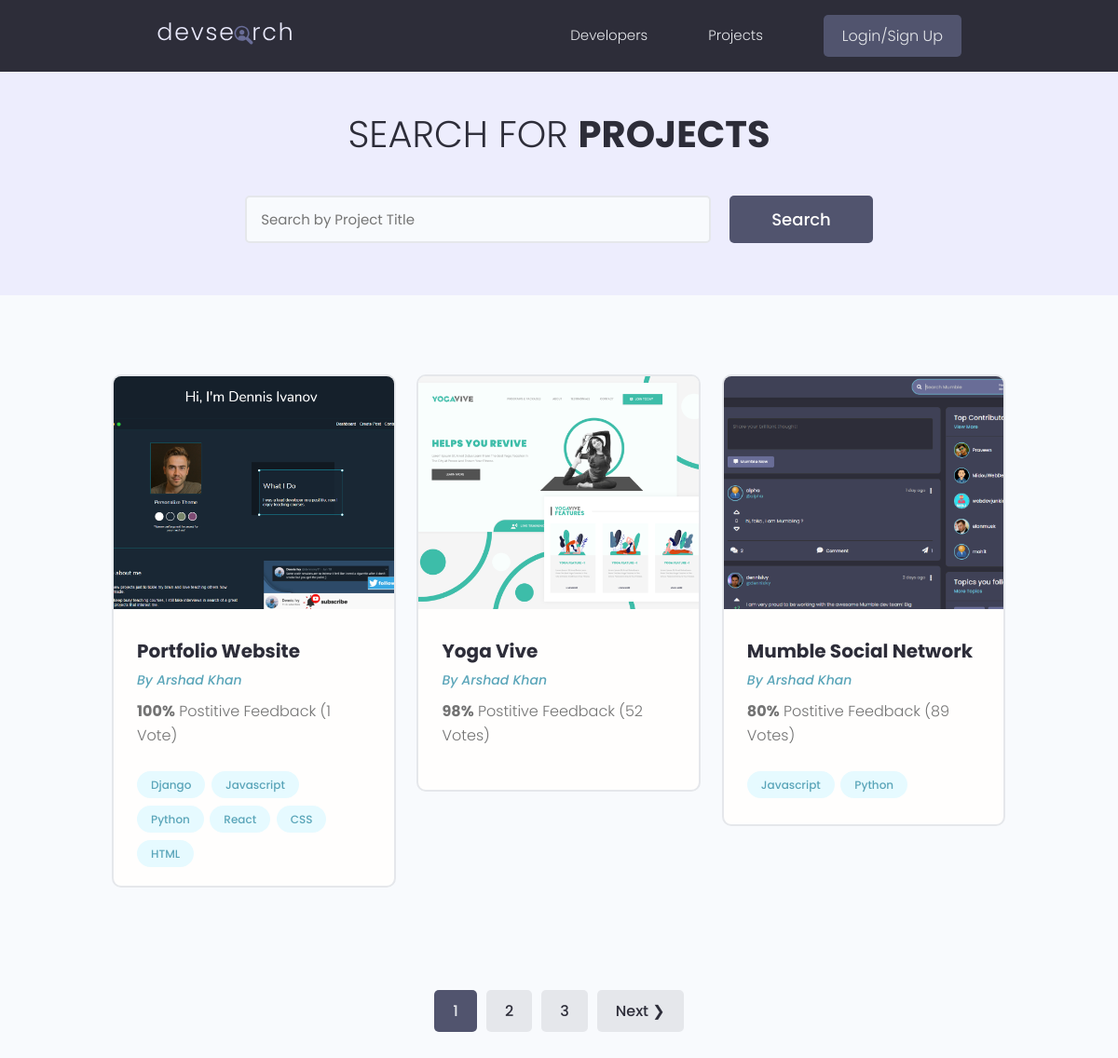
/projects/, run on the app's committed database.
### projects/models.py (models this page shows, shortened)
class Project(models.Model):
    owner = models.ForeignKey(Profile, null=True, blank=True, on_delete=models.CASCADE)
    title = models.CharField(max_length=200)
    description = models.TextField(null=True, blank=True)
    featured_image = models.ImageField(null=True, blank=True, default="default.jpg")
    demo_link = models.CharField(max_length=2000, null=True, blank=True)
    source_link = models.CharField(max_length=2000, null=True, blank=True)
    tags = models.ManyToManyField('Tag', blank=True)
    vote_total = models.IntegerField(default=0, null=True, blank=True)
    vote_ratio = models.IntegerField(default=0, null=True, blank=True)
    created = models.DateTimeField(auto_now_add=True)
    id = models.UUIDField(default=uuid.uuid4, unique=True,
                          primary_key=True, editable=False)
    class Meta:
        ordering = ['-vote_ratio','-vote_total','title']

class Tag(models.Model):
    name = models.CharField(max_length=200)
    created = models.DateTimeField(auto_now_add=True)
    id = models.UUIDField(default=uuid.uuid4, unique=True,
                          primary_key=True, editable=False)
    def __str__(self):
        return self.name

### users/models.py (models this page shows, shortened)
class Profile(models.Model):
    user = models.OneToOneField(
        User, on_delete=models.CASCADE, null=True, blank=True)
    name = models.CharField(max_length=200, blank=True, null=True)
    email = models.EmailField(max_length=500, blank=True, null=True)
    username = models.CharField(max_length=200, blank=True, null=True)
    location = models.CharField(max_length=200, blank=True, null=True)
    short_intro = models.CharField(max_length=200, blank=True, null=True)
    bio = models.TextField(blank=True, null=True)
    profile_image = models.ImageField(
        null=True, blank=True, upload_to='profiles/', default="profiles/user-default.png")
    social_github = models.CharField(max_length=200, blank=True, null=True)
    social_twitter = models.CharField(max_length=200, blank=True, null=True)
    social_linkedin = models.CharField(max_length=200, blank=True, null=True)
    social_youtube = models.CharField(max_length=200, blank=True, null=True)
    social_website = models.CharField(max_length=200, blank=True, null=True)
    created = models.DateTimeField(auto_now_add=True)
    id = models.UUIDField(default=uuid.uuid4, unique=True,
                          primary_key=True, editable=False)
    class Meta:
        ordering = ['created']

### projects/views.py (the view)
# urls.py: path('projects/', include('projects.urls')),
def projects(request):
    projects, search_query = searchProjects(request)
    custom_range, projects = paginateProjects(request, projects, 3)
    context = {
        'projects' : projects,
        'search_query' : search_query,
        'custom_range' : custom_range
    }
    return render(request, 'projects/projects.html', context)

### projects/utils.py (called while the page is built)
def paginateProjects(request, projects, results):
    page = request.GET.get('page')
    paginator = Paginator(projects, results)
    try:
        projects = paginator.page(page)
    except PageNotAnInteger:
        page = 1
        projects = paginator.page(page)
    except EmptyPage:
        page = paginator.num_pages
        projects = paginator.page(page)
    leftIndex = (int(page) - 4)
    if leftIndex < 1:
        leftIndex = 1
    rightIndex = (int(page) + 5)
    if rightIndex > paginator.num_pages:
        rightIndex = paginator.num_pages+1
    custom_range = range(leftIndex,rightIndex)
    return custom_range, projects

def searchProjects(request):
    search_query = ''
    if request.GET.get('search_query'):
        search_query = request.GET.get('search_query')
    tags = Tag.objects.filter(name__icontains=search_query)
    projects = Project.objects.distinct().filter(
        Q(title__icontains=search_query) |
        Q(description__icontains=search_query) |
        Q(owner__name__icontains=search_query) |
        Q(tags__in=tags)
    )
    return projects, search_query

### projects/templates/projects/projects.html (shortened to what this page needs)
{% extends "main.html" %}
{% block content %}
<main class="projects">
  <section class="hero-section text-center">
    <div class="container container--narrow">
      <div class="hero-section__box">
        <h2>Search for <span>Projects</span></h2>
      </div>
      <div class="hero-section__search">
        <form id="searchForm" class="form" action="{% url 'projects' %}" method="get">
          <div class="form__field">
            <input class="input input--text" id="formInput#search" type="text" value="{{search_query}}"
              name="search_query" placeholder="Search by Project Title" />
          </div>
          <input class="btn btn--sub btn--lg" type="submit" value="Search" />
        </form>
      </div>
    </div>
  </section>
  <section class="projectsList">
    <div class="container">
      <div class="grid grid--three">
        {% for project in projects %}
        <div class="column">
          <div class="card project">
            <a href="{% url 'project' project.id %}" class="project">
              <img class="project__thumbnail" src="{{ project.featured_image.url }}" alt="project thumbnail" />
              <div class="card__body">
                <h3 class="project__title">{{project.title}}</h3>
                <p><a class="project__author" href="{% url 'user-profile' project.owner.id %}">By
                    {{project.owner.name}}</a></p>
                <p class="project--rating">
                  <span style="font-weight: bold;">{{project.vote_ratio}}%</span> Postitive
                  Feedback ({{project.vote_total}} Vote{{project.vote_total|pluralize:"s"}})
                </p>
                <div class="project__tags">
                  {% for tag in project.tags.all %}
                  <span class="tag tag--pill tag--main">
                    <small>{{tag}}</small>
                  </span>
                  {% endfor %}
                </div>
              </div>
            </a>
          </div>
        </div>
        {% endfor %}
      </div>
    </div>
  </section>
  {% include 'pagination.html' with queryset=projects custom_range=custom_range %}
</main>
{% endblock content %}

### templates/main.html (shortened to what this page needs)
<!DOCTYPE html>
{% load static %}
<html lang="en">
<head>
    <link rel="stylesheet" href="https://cdn.iconmonstr.com/1.3.0/css/iconmonstr-iconic-font.min.css" />
    <link rel="stylesheet" href="{% static 'uikit/styles/uikit.css' %}" />
    <link rel="stylesheet" href="{% static 'styles/app.css' %}" />
</head>
<body>
    {% include "navbar.html" %}
    {% block content %}
    {% endblock content %}
</body>
</html>

### templates/navbar.html (shortened to what this page needs)
{% load static %}
<header class="header">
    <div class="container container--narrow">
        <a href="{% url 'profiles' %}" class="header__logo">
            <img src="{% static 'images/logo.svg' %}" alt="DevSearch Logo" />
        </a>
        <nav class="header__nav">
            <ul class="header__menu">
                <li class="header__menuItem"><a href="{% url 'profiles' %}">Developers</a></li>
                <li class="header__menuItem"><a href="{% url 'projects' %}">Projects</a></li>
                {% if request.user.is_authenticated %}
                <li class="header__menuItem"><a href="{% url 'inbox' %}">Inbox</a></li>
                <li class="header__menuItem"><a href="{% url 'account' %}">Account</a></li>
                <li class="header__menuItem"><a href="{% url 'logout' %}" class="btn btn--sub">Logout</a></li>
                {% else %}
                <li class="header__menuItem"><a href="{% url 'login' %}" class="btn btn--sub">Login/Sign Up</a></li>
                {% endif %}
            </ul>
        </nav>
    </div>
</header>

### templates/pagination.html (shortened to what this page needs)
{% if queryset.has_other_pages %}
<div class="pagination">
    <ul class="container">
        {% for page in custom_range %}
        {% if page == queryset.number %}
        <li><a href="?page={{page}}" class="btn btn--sub" data-page="{{page}}">{{page}}</a></li>
        {% else %}
        <li><a href="?page={{page}}" class="btn page-link" data-page="{{page}}">{{page}}</a></li>
        {% endif %}
        {% endfor %}
        {% if queryset.has_next %}
        <li><a href="?page={{queryset.next_page_number}}" class="btn page-link"
                data-page="{{queryset.next_page_number}}">Next &#10095;</a></li>
        {% endif %}
    </ul>
</div>
{% endif %}

### static/styles/app.css (style rules this page uses)
:root { --color-sub: #2d2d39; }
.btn--sub { background-color: var(--color-sub-light); }
.card { border: 2px solid var(--color-light); }
img { width: 100%; }
.header { position: sticky; z-index: 111; background-color: var(--color-sub); padding: 1.5rem 0; }
.header > .container { display: flex; justify-content: space-between; align-items: center; }
.header__logo > img { height: 3.8rem; }
.header__nav > ul { display: inline-flex; align-items: center; list-style: none; gap: 6.5rem; }
.header__menuItem > a { color: var(--color-light); font-weight: 300; }
.hero-section { height: 40vh; display: flex; align-items: center; background-color: var(--color-sub); }
.hero-section__box { margin-bottom: 4rem; }
.hero-section__box > h2, .hero-section__box > h2 > span { font-size: 4rem; color: var(--color-light); line-height: 1.3; text-transform: uppercase; }
.hero-section__box > h2 { font-weight: 300; }
.hero-section__box > h2 > span { font-weight: 700; }
.hero-section__search > .form { display: flex; align-items: center; justify-content: center; gap: 2rem; }
.hero-section__search > .form input.input--text { width: 50rem; }
.pagination { margin-top: 8rem; margin-bottom: 10rem; }
.pagination > ul { flex-wrap: wrap; list-style: none; display: flex; align-items: center; justify-content: center; gap: 1rem; }
.pagination .btn { color: var(--color-sub); }
.pagination .btn.btn--sub { color: var(--color-light); }
.project__author { font-size: 1.4rem; font-style: italic; }
.project--rating { margin-bottom: 1.6em; margin-top: .5em; }
.projects > .hero-section { background: var(--color-sub-lighter); height: 30vh; }
.projects .hero-section__box { margin-bottom: 2.5rem; }
.projects .hero-section__box > h2 { color: var(--color-sub); }
.projects .hero-section__box > h2 > span { font-weight: 700; color: var(--color-sub); }
.projectsList { margin-top: 8rem; }
.project__thumbnail { height: 25rem; object-fit: cover; object-position: top center; }
.project__title { font-size: 2rem; font-weight: 700; color: var(--color-sub); }

### static/uikit/styles/modules/_variables.css (style rules this page uses)
:root { --color-main: #5aa5b9; --color-main-light: #e6faff; --color-sub: #3f4156; --color-sub-light: #51546e; --color-sub-lighter: #ededfd; --color-text: #737373; --color-gray: #8b8b8b; --color-light: #e5e7eb; --color-light-gray: #767676; --color-bg: #f8fafd; --color-white: #fffefd; --color-white-light: #f3f3f3; --color-success: #359e64; --color-success-bg: #def8e8; --color-error: #fc4b0b; --color-error-bg: #fff2ee; --font-base: 'Poppins', arial, helvetica, 'Segoe UI', roboto, ubuntu, sans-serif; --font-monospace: 'Fira Code', 'Courier New', courier, monospace; --font-regular: 300; --font-medium: 500; --font-bold: 700; --generic-shadow: 1px 1px 5px #00000010; --generic-transition: all 0.3s ease-in-out; }

### static/uikit/styles/modules/_base.css (style rules this page uses)
* { margin: 0; padding: 0; box-sizing: border-box; text-rendering: optimizeLegibility; color: inherit; font-size: inherit; }
html { font-size: 50%; }
@media only screen and (min-width: 480px) { html { font-size: 56.25%; } }
@media only screen and (min-width: 1200px) { html { font-size: 62.5%; } }
body { line-height: 1.6; font-weight: 400; font-size: 1.5rem; color: var(--color-text); background-color: var(--color-bg); min-height: 100vh; }

### static/uikit/styles/modules/_typography.css (style rules this page uses)
* { font-family: var(--font-base); }
h2 { font-size: 3.6rem; font-weight: var(--font-bold); }
h3 { font-size: 3.2rem; font-weight: var(--font-medium); }
p, span, strong { font-size: 1.6rem; color: var(--color-text); font-weight: var(--font-regular); }
a { padding-bottom: 2px; text-decoration: none; display: inline-block; color: var(--color-main); font-weight: var(--font-medium); }

### static/uikit/styles/modules/_utilities.css (style rules this page uses)
.container { width: 92%; max-width: 165rem; margin: 0 auto; box-sizing: border-box; }
.container--narrow { width: 92%; max-width: 120rem; }
@media screen and (min-width: 1000px) { .container { width: 90%; } }
@media screen and (min-width: 1000px) { .container--narrow { width: 85%; } }
@media screen and (min-width: 1200px) { .container { width: 80%; } }
@media screen and (min-width: 1200px) { .container--narrow { width: 72%; } }
.text-center { text-align: center; }

### static/uikit/styles/modules/_card.css (style rules this page uses)
.card { border-radius: 1rem; background-color: var(--color-white); border: 1.5px solid var(--color-light); width: auto; height: auto; margin-top: 0.5rem; margin-bottom: 0.5rem; overflow: hidden; }
.card__body, .card__header { padding: 2rem 2.5rem; }

### data on the page
Project: featured_image (picture), title "Portfolio Website", owner.name "Arshad Khan", vote_ratio "100", vote_total "1"
Tag: name "Django"
Tag: name "Javascript"
Tag: name "Python"
Tag: name "React"
Tag: name "CSS"
Tag: name "HTML"
Project: featured_image (picture), title "Yoga Vive", owner.name "Arshad Khan", vote_ratio "98", vote_total "52"
Project: featured_image (picture), title "Mumble Social Network", owner.name "Arshad Khan", vote_ratio "80", vote_total "89"

### other printed values
{{ page }} "1"
{{ page }} "2" "3"
